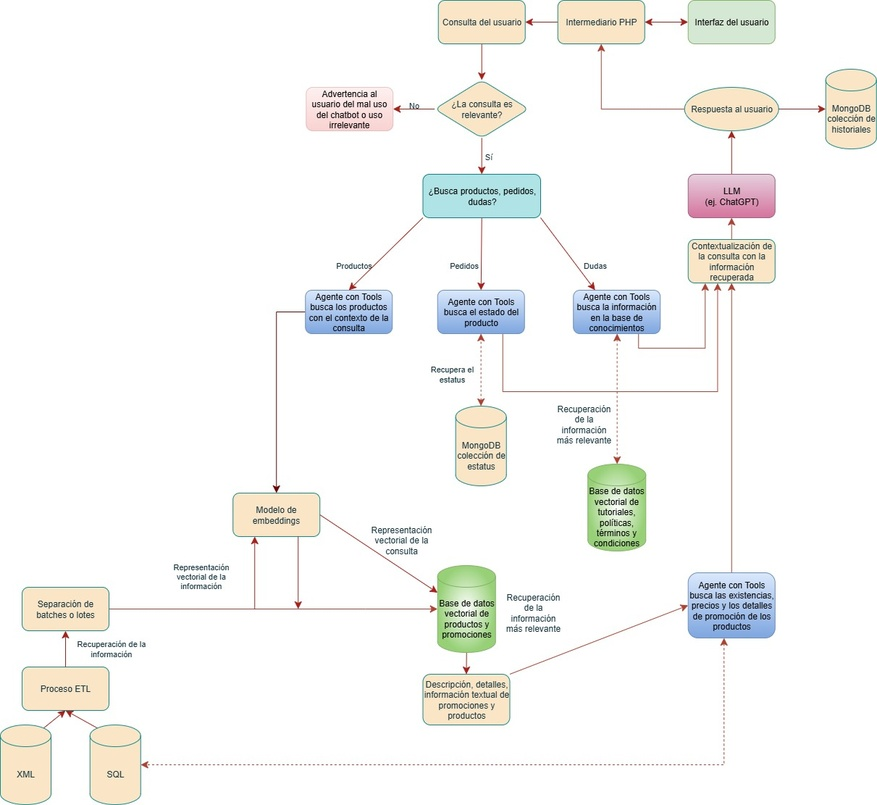
#> input picture quarto/images/arquitectura.jpg, 877 x 805 px, shrunk from 1211 x 1111 before the run
$ python -i image_segmentation.py   (imports and definitions only)
#> lines starting #> are read from the running program, lines starting #| are printed output that depends on the picture; after the words box and inside, x2 and y2 are one past the last pixel; in counts of white or black regions, pixels touching at a corner belong together
### src/ct/settings/config.py
# config.py
from pathlib import Path

# Detecta la raíz del proyecto automáticamente (por ejemplo buscando "pyproject.toml")
def find_project_root(start_path: Path, marker_file: str = "pyproject.toml") -> Path:
#> called with marker_file = 'pyproject.toml'
    current = start_path.resolve()
    while not (current / marker_file).exists() and current != current.parent:
        current = current.parent
    return current

# Establece BASE_DIR en la raíz del proyecto
BASE_DIR = find_project_root(Path(__file__))

# Definición de rutas
DATA_DIR = BASE_DIR / "datos"
VECTORS_DIR = BASE_DIR / "datos" / "vectorstores"
PRODUCTS_VECTOR_PATH = VECTORS_DIR / "products_vector_store"
SALES_VECTOR_PATH = VECTORS_DIR / "sales_vector_store"
SALES_PRODUCTS_VECTOR_PATH = VECTORS_DIR / "sales_products_vector_store"
SUPPORT_INFO_VECTOR_PATH = VECTORS_DIR / "guarantees_vector_store"
CATEGORIES_VECTOR_PATH = VECTORS_DIR / "categories_vector_store"

ID_SUCURSAL = BASE_DIR / "datos" / "idSucursal.json"
BASE_KNOWLEDGE = BASE_DIR / "datos" / "base_de_conocimientos"

PARTNER_CT = DATA_DIR / "partnerCT"
CT_CONNECT = DATA_DIR / "CTConnect"
CT_ARRENDAMIENTO = DATA_DIR / "CTArrendamiento"
CT_CLOUD = DATA_DIR / "CTCloud"
DOCUSMART = DATA_DIR / "Docusmart"
PAPERLESS = DOCUSMART / "paperless"
MPS = DOCUSMART / "mps"
DAAS = DOCUSMART / "daas"

EVAL_OUTPUT_DIR = DATA_DIR / "evaluation_results"
EVAL_STATE_FILE = EVAL_OUTPUT_DIR / "eval_state.json"

# 🔥 Crear directorios automáticamente
for path in [
    DATA_DIR,
    VECTORS_DIR,
    PRODUCTS_VECTOR_PATH,
    SALES_VECTOR_PATH,
    SALES_PRODUCTS_VECTOR_PATH,
    BASE_KNOWLEDGE,
    SUPPORT_INFO_VECTOR_PATH,
    PARTNER_CT,
    CT_CONNECT,
    CT_CLOUD,
    CT_ARRENDAMIENTO,
    CATEGORIES_VECTOR_PATH,
    DOCUSMART,
    PAPERLESS,
    MPS,
    DAAS,
    EVAL_OUTPUT_DIR,
    EVAL_STATE_FILE.parent
    ]:
    path.mkdir(parents=True, exist_ok=True)

### src/ct/tools/image_segmentation.py
import io
import os
import cv2
import base64
import numpy as np
from PIL import Image
from io import BytesIO
from pathlib import Path
import matplotlib.pyplot as plt
from sklearn.cluster import DBSCAN
import matplotlib.patches as patches
from ct.settings.config import PARTNER_CT


def image_segmentator(
        image: Image.Image,
        kernel_size: tuple = (25, 10), # (ancho, alto) de la dilatación
        min_area: int = 100): # Área mínima para considerar un bloque

    # 1. Convertir PIL a OpenCV (numpy array)
#> called with kernel_size = (25, 10), min_area = 100
    img_np = np.array(image)

    # Manejar canales (asegurar escala de grises)
    if len(img_np.shape) == 3:
        gray = cv2.cvtColor(img_np, cv2.COLOR_RGB2GRAY)
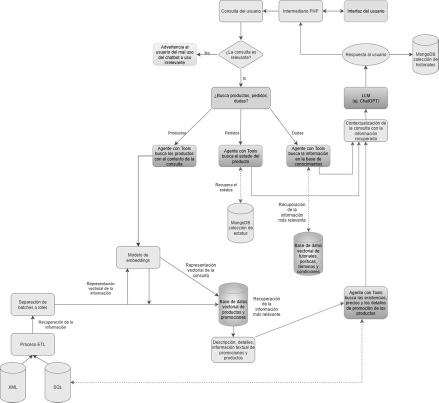
#> gray: shape (805, 877) (shown at 1/2 size); min 8, max 255, mean 246.1
    else:
        gray = img_np

    # 2. Binarización Adaptativa (Mucho mejor que threshold fijo)
    # Invierte los colores (Texto blanco, fondo negro) para los contornos
    binary = cv2.adaptiveThreshold(
        gray, 255, cv2.ADAPTIVE_THRESH_GAUSSIAN_C,
        cv2.THRESH_BINARY_INV, 11, 2
    )
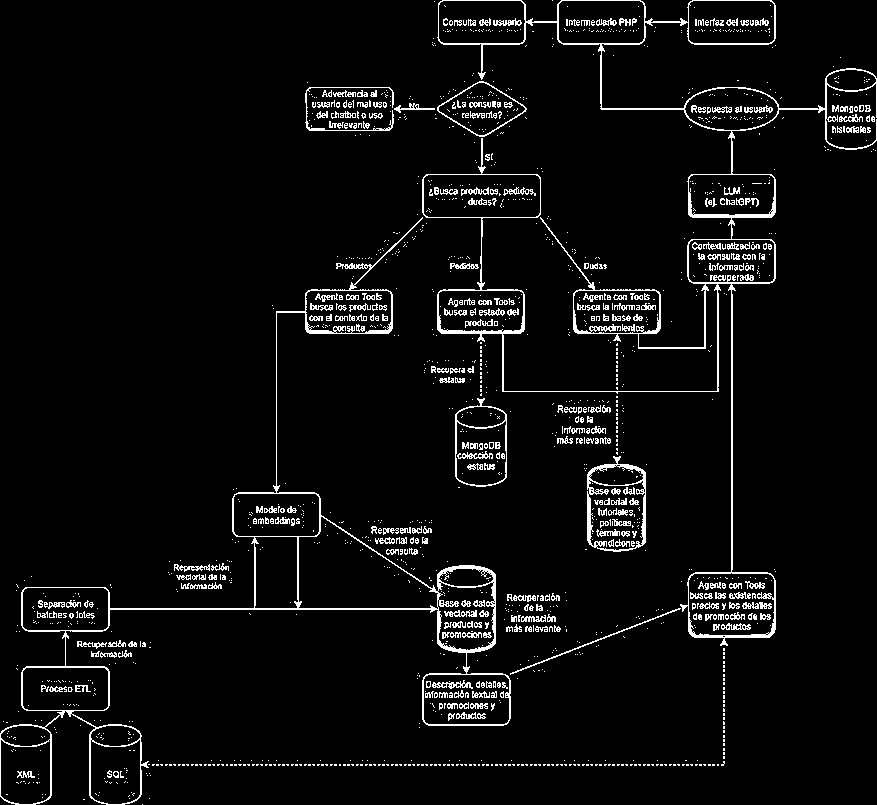
#> binary: shape (805, 877); 4.8% white in thin lines or dots

    # 3. Operaciones Morfológicas (El truco clave)
    # "Dilatamos" lo blanco. Hacemos que las letras engorden hasta tocarse
    # y formar bloques sólidos.
    kernel = cv2.getStructuringElement(cv2.MORPH_RECT, kernel_size)
    dilated = cv2.dilate(binary, kernel, iterations=1)
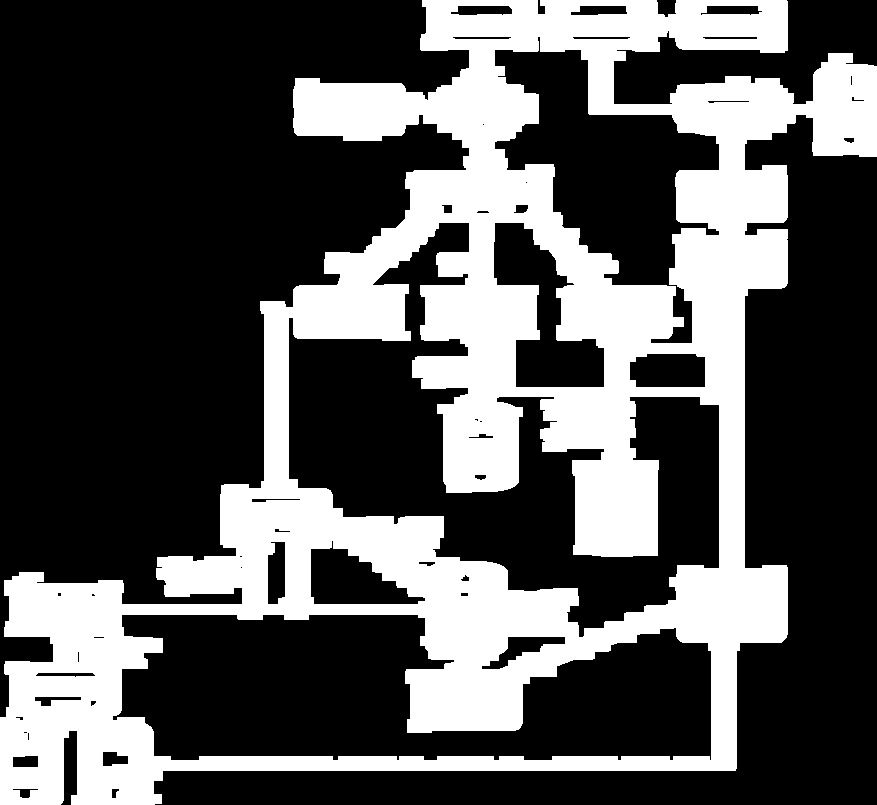
#> dilated: shape (805, 877); 32.9% white; 1 white region

    # 4. Encontrar Contornos (Mucho más rápido que DBSCAN)
    contours, _ = cv2.findContours(
        dilated, cv2.RETR_EXTERNAL, cv2.CHAIN_APPROX_SIMPLE
    )
#> contours = 1 contour; box (x1, y1, x2, y2) and area: (0, 0, 877, 805) 400606

    bboxes = []

    for cnt in contours:
        x, y, w, h = cv2.boundingRect(cnt)

        # Filtrar ruido por área mínima
        if w * h < min_area:
            continue

        # Padding opcional
        padding = 10
        height_img, width_img = gray.shape

        x_min = max(0, x - padding)
        y_min = max(0, y - padding)
        x_max = min(width_img, x + w + padding)
        y_max = min(height_img, y + h + padding)

        bboxes.append({
            'bbox': (x_min, y_min, x_max, y_max),
            'cluster_id': 0, # Ya no aplica DBSCAN ID, pero mantenemos estructura
            'num_pixels': w * h
        })
#> this loop made 1 pass
#> (x, y, w, h, padding, height_img, width_img, x_min) on pass 1: (0, 0, 877, 805, 10, 805, 877, 0)
#> after the loop, bboxes = 1 item

    # 5. Ordenar de arriba a abajo
    bboxes.sort(key=lambda b: b['bbox'][1])

    return bboxes

# [47 lines left out: functions visualizer, image_cropper, not called in this run]

>>> import cv2
>>> picture = cv2.cvtColor(cv2.imread('../../../quarto/images/arquitectura.jpg'), cv2.COLOR_BGR2RGB)
>>> result = image_segmentator(picture)
#> result = 1 item
